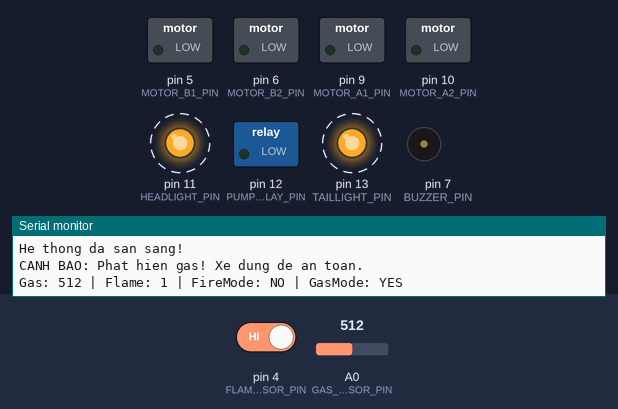
A sketch run on a simulated Arduino Uno, built with avr-gcc and run on an emulated ATmega328P. Shown: switched loads named in the sketch (green lamp = pin HIGH), output pins drawn as LEDs (lit = HIGH), buzzer (waves = sounding, pin HIGH), the last lines printed to the serial monitor. Dashed ring = blinking. The test bench sets the inputs (shaded band); at power-on: pin 4 (FLAME_SENSOR_PIN) HIGH, A0 (GAS_SENSOR_PIN) = 512.

Above: at 1.2 s.
1.3 s: pin 4 (FLAME_SENSOR_PIN) driven LOW
At 1.38 s:
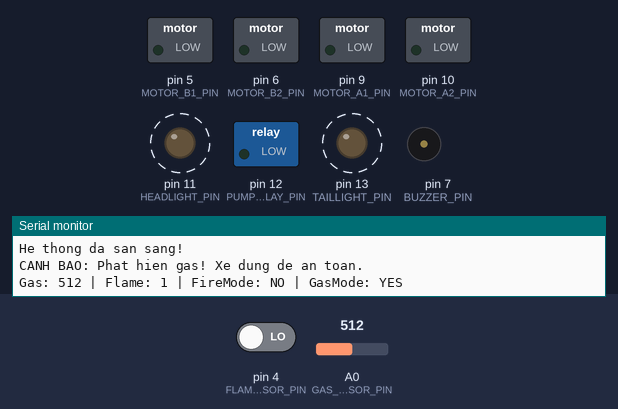
At 2.22 s:
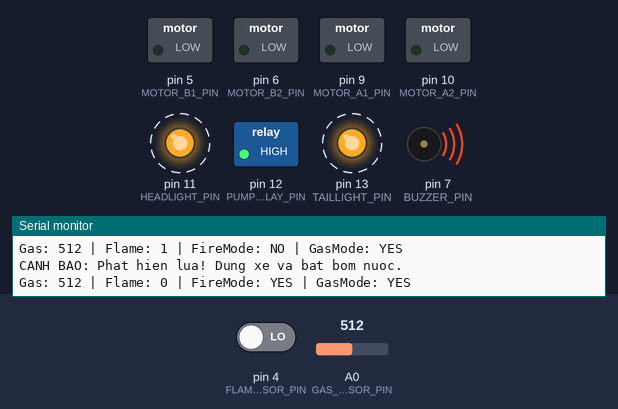
4.3 s: A0 (GAS_SENSOR_PIN) set to 318
7.3 s: A0 (GAS_SENSOR_PIN) set to 290
Timing chart, 0 to 20.3 s (numbered marks = the images above; inputs shaded):
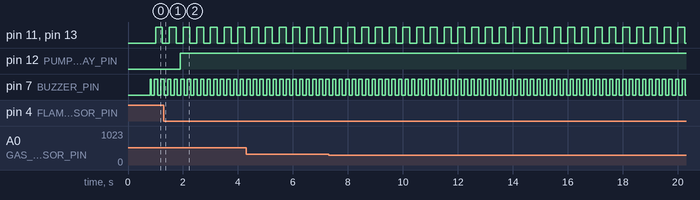

Measured:
- after the input at 1.3 s, pin 12 (PUMP_RELAY_PIN): LOW → HIGH after 0.60 s
- by itself, pin 11 (HEADLIGHT_PIN), pin 13 (TAILLIGHT_PIN): alternates HIGH for 0.25 s and LOW for 0.25 s
- by itself, pin 7 (BUZZER_PIN): alternates HIGH for 0.12 s and LOW for 0.12 s

The sketch:

xe.ino
```cpp
#include <SoftwareSerial.h>

// =====================================================
// 1. BLUETOOTH HC-05
// =====================================================
const byte BT_RX_PIN = 2;   // Arduino RX nhận từ TX của HC-05
const byte BT_TX_PIN = 3;   // Arduino TX gửi đến RX của HC-05
SoftwareSerial mySerial(BT_RX_PIN, BT_TX_PIN);

// =====================================================
// 2. CẢM BIẾN
// =====================================================
const byte FLAME_SENSOR_PIN = 4;   // Cảm biến lửa chân DO
const byte GAS_SENSOR_PIN   = A0;  // Cảm biến gas chân AO

// =====================================================
// 3. MOTOR
// =====================================================
const byte MOTOR_B1_PIN = 5;
const byte MOTOR_B2_PIN = 6;
const byte MOTOR_A1_PIN = 9;
const byte MOTOR_A2_PIN = 10;

// =====================================================
// 4. THIẾT BỊ PHỤ
// =====================================================
const byte BUZZER_PIN    = 7;
const byte BT_STATE_PIN  = 8;
const byte HEADLIGHT_PIN = 11;  // Đèn trước U/u
const byte PUMP_RELAY_PIN = 12; // Relay điều khiển bơm nước
const byte TAILLIGHT_PIN = 13;  // Đèn sau / đèn cảnh báo

// =====================================================
// 5. CẤU HÌNH BUZZER
// =====================================================
const byte BUZZER_ON  = HIGH;
const byte BUZZER_OFF = LOW;

// Nếu buzzer của bạn bị ngược, đổi thành:
// const byte BUZZER_ON  = LOW;
// const byte BUZZER_OFF = HIGH;

// =====================================================
// 6. CẤU HÌNH RELAY BƠM NƯỚC
// =====================================================
const byte RELAY_ON  = HIGH;
const byte RELAY_OFF = LOW;

// Nếu relay của bạn bật ngược, đổi thành:
// const byte RELAY_ON  = LOW;
// const byte RELAY_OFF = HIGH;

// =====================================================
// 7. CẤU HÌNH CẢM BIẾN
// =====================================================
// Nhiều cảm biến lửa loại module: có lửa = LOW, không lửa = HIGH
const byte FLAME_DETECTED_LEVEL = LOW;

// Nếu cảm biến lửa của bạn có lửa = HIGH, đổi thành:
// const byte FLAME_DETECTED_LEVEL = HIGH;

// Ngưỡng gas, cần chỉnh theo giá trị thực tế trên Serial Monitor
const int GAS_THRESHOLD = 300;

// Chống báo giả: phải thấy lửa liên tục 600ms mới kích hoạt
const unsigned long FIRE_CONFIRM_MS = 600;

// Khi hết lửa, phải sạch liên tục 2000ms mới tắt bơm
const unsigned long FIRE_CLEAR_MS = 2000;

// Bơm chạy tối thiểu 3000ms khi đã phát hiện lửa
const unsigned long PUMP_MIN_MS = 3000;

// Gas cũng cần ổn định để tránh nhiễu
const unsigned long GAS_CONFIRM_MS = 800;
const unsigned long GAS_CLEAR_MS = 2000;

// =====================================================
// 8. BIẾN ĐIỀU KHIỂN
// =====================================================
int vSpeed = 220;

char command = 'S';
char moveCommand = 'S';
char lastCommand = ' ';
bool headlightOn = false;
bool taillightOn = false;
bool parkingLightOn = false;
bool hazardLightOn = false;

bool fireMode = false;
bool gasMode = false;

unsigned long flameStartMs = 0;
unsigned long flameClearStartMs = 0;
unsigned long fireModeStartMs = 0;

unsigned long gasStartMs = 0;
unsigned long gasClearStartMs = 0;

unsigned long hornUntil = 0;
unsigned long manualPumpUntil = 0;
unsigned long lastSensorPrint = 0;

// Bật true nếu muốn xem giá trị cảm biến
const bool DEBUG_SENSOR = true;

// =====================================================
// SETUP
// =====================================================
void setup() {
  pinMode(MOTOR_A1_PIN, OUTPUT);
  pinMode(MOTOR_A2_PIN, OUTPUT);
  pinMode(MOTOR_B1_PIN, OUTPUT);
  pinMode(MOTOR_B2_PIN, OUTPUT);

  pinMode(BUZZER_PIN, OUTPUT);
  pinMode(PUMP_RELAY_PIN, OUTPUT);
  pinMode(HEADLIGHT_PIN, OUTPUT);
  pinMode(TAILLIGHT_PIN, OUTPUT);

  pinMode(BT_STATE_PIN, INPUT);
  pinMode(FLAME_SENSOR_PIN, INPUT);
  pinMode(GAS_SENSOR_PIN, INPUT);

  Serial.begin(9600);
  mySerial.begin(9600);

  digitalWrite(BUZZER_PIN, BUZZER_OFF);
  digitalWrite(PUMP_RELAY_PIN, RELAY_OFF);
  digitalWrite(HEADLIGHT_PIN, LOW);
  digitalWrite(TAILLIGHT_PIN, LOW);

  stopMotors();

  Serial.println("He thong da san sang!");
}

// =====================================================
// LOOP
// =====================================================
void loop() {
  readBluetoothCommand();

  int flameValue = digitalRead(FLAME_SENSOR_PIN);
  int gasValue = analogRead(GAS_SENSOR_PIN);

  bool rawFlameDetected = flameValue == FLAME_DETECTED_LEVEL;
  bool rawGasDetected = gasValue >= GAS_THRESHOLD;

  updateFireMode(rawFlameDetected);
  updateGasMode(rawGasDetected);

  printSensorValue(gasValue, flameValue);

  // Cập nhật đèn, còi, bơm
  handleLights();
  handlePump();
  handleBuzzer();

  // Nếu đang có lửa hoặc gas thì xe phải dừng
  if (fireMode || gasMode) {
    stopMotors();
    return;
  }

  // Không có nguy hiểm thì xe chạy bình thường
  controlMotors(moveCommand);
}

// =====================================================
// ĐỌC LỆNH BLUETOOTH
// =====================================================
void readBluetoothCommand() {
  while (mySerial.available()) {
    command = mySerial.read();

    // Bỏ qua ký tự xuống dòng hoặc khoảng trắng nếu app có gửi
    if (command == '\n' || command == '\r' || command == ' ') {
      continue;
    }

    // Bỏ qua số từ joystick như F99, B99, L60, R60
    // Làm vậy để xe không bị giật/delay do đọc nhầm số thành lệnh tốc độ
    if (command >= '0' && command <= '9') {
      continue;
    }

    if (command != lastCommand) {
      Serial.print("Lenh nhan duoc: ");
      Serial.println(command);
      lastCommand = command;
    }

    // ================== LỆNH DI CHUYỂN ==================
    if (command == 'F' || command == 'B' || command == 'L' || command == 'R' ||
    command == 'G' || command == 'H' || command == 'I' || command == 'J' ||
        command == 'S') {
      moveCommand = command;
    }

    // ================== ĐÈN TRƯỚC U/u ==================
    else if (command == 'U') {
      headlightOn = true;
    }
    else if (command == 'u') {
      headlightOn = false;
    }

    // ================== ĐÈN SAU V/v ==================
    else if (command == 'V') {
      taillightOn = true;
    }
    else if (command == 'v') {
      taillightOn = false;
    }

    // ================== ĐÈN ĐỖ W/w ==================
    else if (command == 'W') {
      parkingLightOn = true;
    }
    else if (command == 'w') {
      parkingLightOn = false;
    }

    // ================== ĐÈN CẢNH BÁO X/x ==================
    else if (command == 'X') {
      hazardLightOn = true;
    }
    else if (command == 'x') {
      hazardLightOn = false;
    }

    // ================== CÒI Y ==================
    else if (command == 'Y') {
      // Nếu app gửi Y liên tục khi giữ nút thì còi sẽ kêu liên tục.
      // Nếu app chỉ gửi một lần thì còi kêu ngắn 300ms.
      hornUntil = millis() + 300;
    }
    else if (command == 'y') {
      hornUntil = 0;
    }

    // ================== SPECIAL FUNCTION Z ==================
    else if (command == 'Z') {
      // Test bơm nước thủ công trong 3 giây
      manualPumpUntil = millis() + 3000;
      stopMotors();
      moveCommand = 'S';
      Serial.println("Test bom nuoc 3 giay");
    }
  }

  // Nếu có nối chân STATE HC-05 vào D8, có thể mở đoạn này
  /*
  if (digitalRead(BT_STATE_PIN) == LOW) {
    moveCommand = 'S';
  }
  */
}

// =====================================================
// XỬ LÝ CHẾ ĐỘ PHÁT HIỆN LỬA
// =====================================================
void updateFireMode(bool rawFlameDetected) {
  unsigned long now = millis();

  if (!fireMode) {
    if (rawFlameDetected) {
      if (flameStartMs == 0) {
        flameStartMs = now;
      }

      if (now - flameStartMs >= FIRE_CONFIRM_MS) {
        fireMode = true;
        fireModeStartMs = now;
        flameClearStartMs = 0;

        stopMotors();
        moveCommand = 'S';

        Serial.println("CANH BAO: Phat hien lua! Dung xe va bat bom nuoc.");
      }
    } else {
      flameStartMs = 0;
    }
  }

  else {
    if (rawFlameDetected) {
      flameClearStartMs = 0;
    } else {
      if (flameClearStartMs == 0) {
        flameClearStartMs = now;
      }

      bool clearEnough = now - flameClearStartMs >= FIRE_CLEAR_MS;
      bool pumpLongEnough = now - fireModeStartMs >= PUMP_MIN_MS;

      if (clearEnough && pumpLongEnough) {
        fireMode = false;
        flameStartMs = 0;
        flameClearStartMs = 0;

        stopMotors();
        moveCommand = 'S';

        Serial.println("Lua da het on dinh. Tat bom va quay lai che do dieu khien.");
      }
    }
  }
}

// =====================================================
// XỬ LÝ CHẾ ĐỘ GAS
// =====================================================
void updateGasMode(bool rawGasDetected) {
  unsigned long now = millis();

  if (!gasMode) {
    if (rawGasDetected) {
      if (gasStartMs == 0) {
        gasStartMs = now;
      }

      if (now - gasStartMs >= GAS_CONFIRM_MS) {
        gasMode = true;
        gasClearStartMs = 0;

        stopMotors();
        moveCommand = 'S';

        Serial.println("CANH BAO: Phat hien gas! Xe dung de an toan.");
      }
    } else {
      gasStartMs = 0;
    }
  }

  else {
    if (rawGasDetected) {
      gasClearStartMs = 0;
    } else {
      if (gasClearStartMs == 0) {
        gasClearStartMs = now;
      }

      if (now - gasClearStartMs >= GAS_CLEAR_MS) {
        gasMode = false;
        gasStartMs = 0;
        gasClearStartMs = 0;

        stopMotors();
        moveCommand = 'S';

        Serial.println("Gas da tro ve muc an toan. Quay lai che do dieu khien.");
      }
    }
  }
}

// =====================================================
// ĐIỀU KHIỂN MOTOR
// Theo đúng app:
// F: tiến
// B: lùi
// L: xoay trái
// R: xoay phải
// G: tiến trái
// H: tiến phải
// I: lùi trái
// J: lùi phải
// S: dừng
// =====================================================
void controlMotors(char state) {
  if (vSpeed <= 0) {
    stopMotors();
    return;
  }

  int turnSpeed = (vSpeed * 75) / 100;

  if (turnSpeed < 130) {
    turnSpeed = 130;
  }

  if (state == 'F') {
    // Tiến
    analogWrite(MOTOR_A1_PIN, vSpeed);
    analogWrite(MOTOR_A2_PIN, 0);
    analogWrite(MOTOR_B1_PIN, vSpeed);
    analogWrite(MOTOR_B2_PIN, 0);
  }

  else if (state == 'B') {
    // Lùi
    analogWrite(MOTOR_A1_PIN, 0);
    analogWrite(MOTOR_A2_PIN, vSpeed);
    analogWrite(MOTOR_B1_PIN, 0);
    analogWrite(MOTOR_B2_PIN, vSpeed);
  }

  else if (state == 'L') {
    // Xoay trái tại chỗ
    analogWrite(MOTOR_A1_PIN, vSpeed);
    analogWrite(MOTOR_A2_PIN, 0);
    analogWrite(MOTOR_B1_PIN, 0);
    analogWrite(MOTOR_B2_PIN, vSpeed);
  }

  else if (state == 'R') {
    // Xoay phải tại chỗ
    analogWrite(MOTOR_A1_PIN, 0);
    analogWrite(MOTOR_A2_PIN, vSpeed);
    analogWrite(MOTOR_B1_PIN, vSpeed);
    analogWrite(MOTOR_B2_PIN, 0);
  }

  else if (state == 'G') {
    // Tiến trái
    analogWrite(MOTOR_A1_PIN, vSpeed);
    analogWrite(MOTOR_A2_PIN, 0);
    analogWrite(MOTOR_B1_PIN, turnSpeed);
    analogWrite(MOTOR_B2_PIN, 0);
  }

  else if (state == 'H') {
    // Tiến phải
    analogWrite(MOTOR_A1_PIN, turnSpeed);
    analogWrite(MOTOR_A2_PIN, 0);
    analogWrite(MOTOR_B1_PIN, vSpeed);
    analogWrite(MOTOR_B2_PIN, 0);
  }

  else if (state == 'I') {
    // Lùi trái
    analogWrite(MOTOR_A1_PIN, 0);
    analogWrite(MOTOR_A2_PIN, vSpeed);
    analogWrite(MOTOR_B1_PIN, 0);
    analogWrite(MOTOR_B2_PIN, turnSpeed);
  }

  else if (state == 'J') {
    // Lùi phải
    analogWrite(MOTOR_A1_PIN, 0);
    analogWrite(MOTOR_A2_PIN, turnSpeed);
    analogWrite(MOTOR_B1_PIN, 0);
    analogWrite(MOTOR_B2_PIN, vSpeed);
  }

  else {
    stopMotors();
  }
}

// =====================================================
// DỪNG MOTOR
// =====================================================
void stopMotors() {
  analogWrite(MOTOR_A1_PIN, 0);
  analogWrite(MOTOR_A2_PIN, 0);
  analogWrite(MOTOR_B1_PIN, 0);
  analogWrite(MOTOR_B2_PIN, 0);
}

// =====================================================
// XỬ LÝ ĐÈN
// =====================================================
void handleLights() {
  bool blinkState = ((millis() / 250) % 2 == 0);

  // Khi có cảnh báo hoặc bật hazard, đèn nhấp nháy
  if (hazardLightOn || fireMode || gasMode) {
    digitalWrite(HEADLIGHT_PIN, blinkState ? HIGH : LOW);
    digitalWrite(TAILLIGHT_PIN, blinkState ? HIGH : LOW);
    return;
  }

  // Đèn đỗ bật cả đèn trước và sau
  if (parkingLightOn) {
    digitalWrite(HEADLIGHT_PIN, HIGH);
    digitalWrite(TAILLIGHT_PIN, HIGH);
    return;
  }

  digitalWrite(HEADLIGHT_PIN, headlightOn ? HIGH : LOW);
  digitalWrite(TAILLIGHT_PIN, taillightOn ? HIGH : LOW);
}

// =====================================================
// XỬ LÝ BƠM NƯỚC
// =====================================================
void handlePump() {
  bool manualPumpActive = millis() < manualPumpUntil;

  if (fireMode || manualPumpActive) {
    digitalWrite(PUMP_RELAY_PIN, RELAY_ON);
  } else {
    digitalWrite(PUMP_RELAY_PIN, RELAY_OFF);
  }
}

// =====================================================
// XỬ LÝ CÒI
// =====================================================
void handleBuzzer() {
  unsigned long now = millis();

  // Khi có lửa hoặc gas thì còi báo tự động
  if (fireMode || gasMode) {
    bool beepState = ((now / 120) % 2 == 0);
    digitalWrite(BUZZER_PIN, beepState ? BUZZER_ON : BUZZER_OFF);
    return;
  }

  // Bình thường chỉ bấm Y thì còi mới kêu
  if (now < hornUntil) {
    digitalWrite(BUZZER_PIN, BUZZER_ON);
  } else {
    digitalWrite(BUZZER_PIN, BUZZER_OFF);
  }
}

// =====================================================
// IN GIÁ TRỊ CẢM BIẾN
// =====================================================
void printSensorValue(int gasValue, int flameValue) {
  if (!DEBUG_SENSOR) {
    return;
  }

  if (millis() - lastSensorPrint >= 1000) {
    Serial.print("Gas: ");
    Serial.print(gasValue);

    Serial.print(" | Flame: ");
    Serial.print(flameValue);

    Serial.print(" | FireMode: ");
    Serial.print(fireMode ? "YES" : "NO");

    Serial.print(" | GasMode: ");
    Serial.println(gasMode ? "YES" : "NO");

    lastSensorPrint = millis();
  }
}
```
